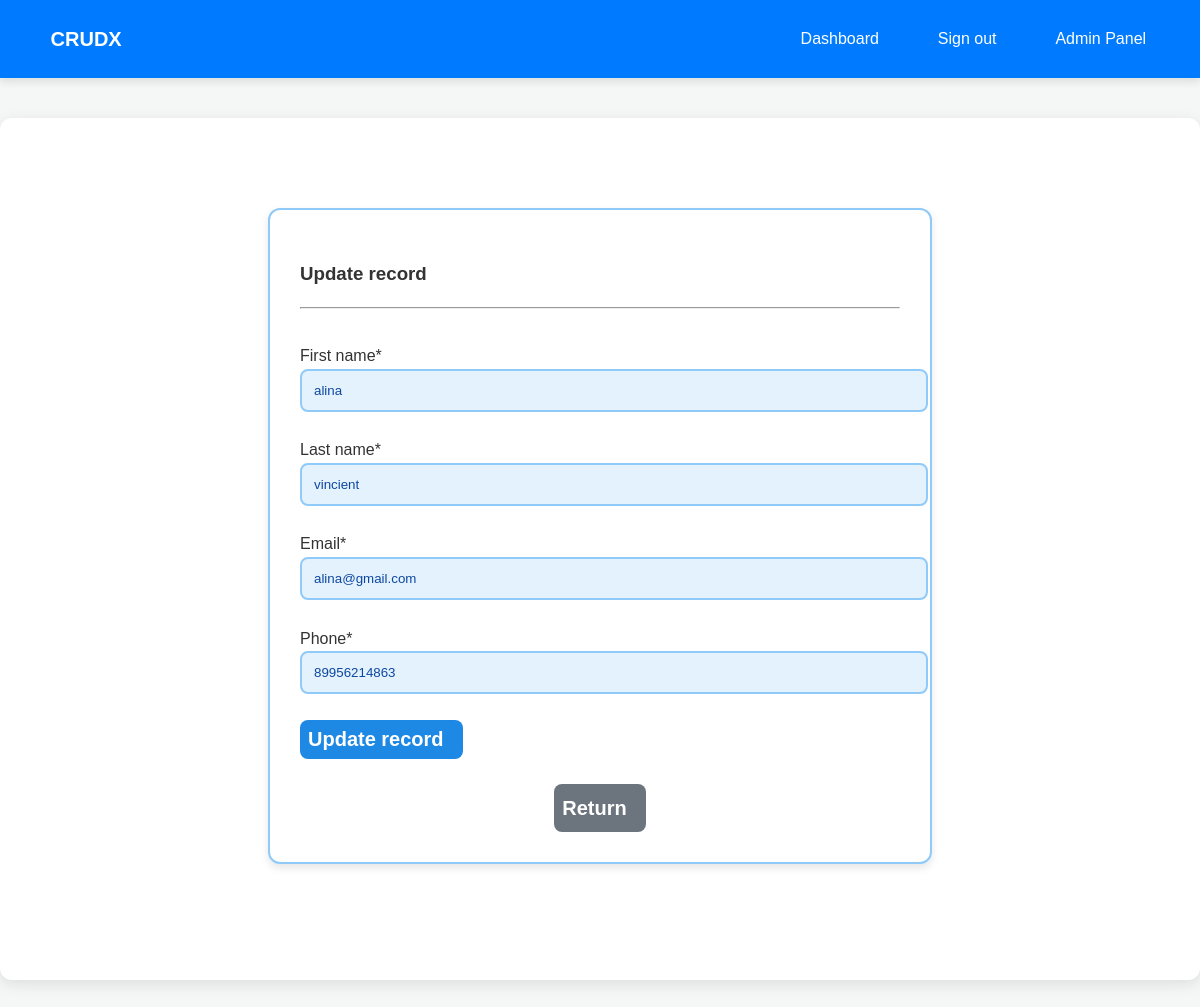
/update-record/5/ (signed in), run on the app's committed database.
### webapp/models.py (models this page shows, shortened)
class Record(models.Model):
    user = models.ForeignKey(User, on_delete=models.CASCADE, null=True, blank=True)
    first_name = models.CharField(max_length=100)
    last_name = models.CharField(max_length=100)
    email = models.CharField(max_length=255)
    phone = models.CharField(max_length=20)

### webapp/views.py (the view)
# urls.py: path('update-record/<int:pk>/', views.update_record, name='update-record'),
@login_required
def update_record(request, pk):
    record = get_object_or_404(Record, id=pk)
    if request.method == 'POST':
        form = UpdateRecordForm(request.POST, instance=record)
        if form.is_valid():
            form.save()
            return redirect('dashboard')
    else:
        form = UpdateRecordForm(instance=record)
    return render(request, 'webapp/update-record.html', {'form': form})

### webapp/forms.py
class UpdateRecordForm(forms.ModelForm):
    class Meta:
        model = Record
        fields = ['first_name', 'last_name', 'email', 'phone']

### webapp/templates/webapp/update-record.html (shortened to what this page needs)
{% extends 'webapp/base.html' %}
{% load crispy_forms_tags %}
{% block content %}
    <div class="container bg-light shadow-md p-5 form-layout">
        <h3> Update record </h3>
        <hr>
        <br>
        <form method="POST" autocomplete="off">
            {{ form.first_name|as_crispy_field }}
            <br>
            {{ form.last_name|as_crispy_field }}
            <br>
            {{ form.email|as_crispy_field }}
            <br>
            {{ form.phone|as_crispy_field }}
            <br>
            <button type="submit" class="btn btn-primary w-100 btn-block p-2">
                Update record &nbsp;
            </button>
        </form>
        <br>
        <div class="text-center">
            <a href="{% url 'dashboard' %}" class="btn btn-secondary">
                Return &nbsp;
            </a>
        </div>
    </div>
    <br>
{% endblock %}

### static/css/style.css (style rules this page uses)
body { font-family: 'Arial', sans-serif; background-color: #f4f7f6; color: #333; margin: 0; padding: 0; box-sizing: border-box; line-height: 1.6; }
a { color: #1e88e5; text-decoration: none; transition: color 0.3s ease; }
.container { max-width: 1200px; margin: 40px auto; padding: 20px; background-color: #ffffff; border-radius: 12px; box-shadow: 0 4px 15px rgba(0, 0, 0, 0.1); }
.form-layout { background-color: #ffffff; border: 2px solid #90caf9; border-radius: 12px; box-shadow: 0 4px 8px rgba(0, 0, 0, 0.1); padding: 30px; max-width: 600px; margin: 40px auto; }
input, select, textarea { width: 100%; padding: 12px; border: 2px solid #90caf9; border-radius: 8px; outline: none; background-color: #e3f2fd; color: #0d47a1; transition: border-color 0.3s ease; }
.btn { padding: 8px 8px; border-radius: 8px; cursor: pointer; font-weight: bold; transition: background-color 0.3s ease, transform 0.2s ease; border: none; text-align: center; display: inline-block; font-size: 20px; }
.btn-primary { background-color: #1e88e5; color: #ffffff; font-size: 20px; }
.btn-secondary { background-color: #6c757d; color: #ffffff; font-size: 20px; }
.text-center { text-align: center; }

### data on the page
Record: first_name "alina", last_name "vincient", email "alina@gmail.com", phone "89956214863"
